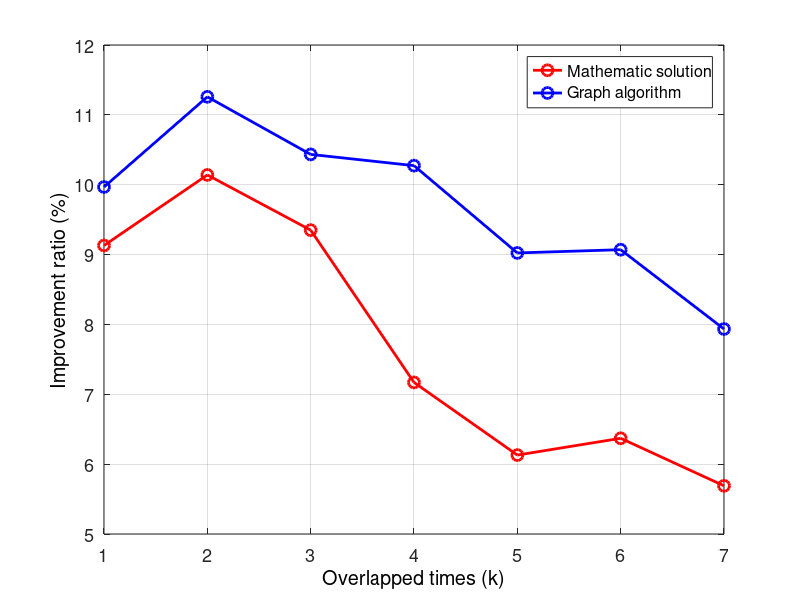

Source code (MATLAB):
clear;
close all;
indepBits = 1928407;

%DSk1 = [1750584 1719049 1718738 1746524 1764679 ...
%        1761940 1737807 1728894 1714332 1717130];
%DSk2 = [1745383 1729150 1749820 1777905 1747906 ...
%        1756602 1772214 1745731 1742641 1760596];
%DSk3 = [1786357 1693237 1786568 1735921 1733557 ...
%        1737140 1740269 1774170 1772403 1726872];
%DSk4 = [1736623 1799625 1721553 1720608 1731661 ...
%        1760969 1776667 1763519 1748650 1794719];
%DSk5 = [1691077 1772938 1768045 1737891 1740287 ...
%        1789106 1735188 1753471 1706234 1795443];

DSk1 = 1736200;
DSk2 = 1711300;
DSk3 = 1727200;
DSk4 = 1730300;
DSk5 = 1754400;
DSk6 = 1753500;
DSk7 = 1775400;

fg = 1;
figure(fg);
OverlappedTime = [1 2 3 4 5 6 7];
improveRatio = zeros(2,7);
improveRatio(1,:) = [0.0913 0.1014 0.0935 0.0717 0.0613 0.0637 0.0569];
for i=1:7
    eval(['improveRatio(2,' num2str(i) ')=(indepBits-DSk' num2str(i) ')/indepBits;']);
end
ln(1) = line(OverlappedTime(:), 100*improveRatio(1,:),'Marker','o','LineWidth',2,'MarkerFaceColor','none','MarkerSize',8,'color','r');
ln(2) = line(OverlappedTime(:), 100*improveRatio(2,:),'Marker','o','LineWidth',2,'MarkerFaceColor','none','MarkerSize',8,'color','b');
%end
%set(gca, 'YLim', [0.8 1.2]);
xlabel('Overlapped times (k)','FontSize',13,'Color','k');
ylabel('Improvement ratio (%)','FontSize',13,'Color','k');
legend('Mathematic solution','Graph algorithm','location','NorthEast');
set(gca,'fontsize',13);
grid on;
box on;